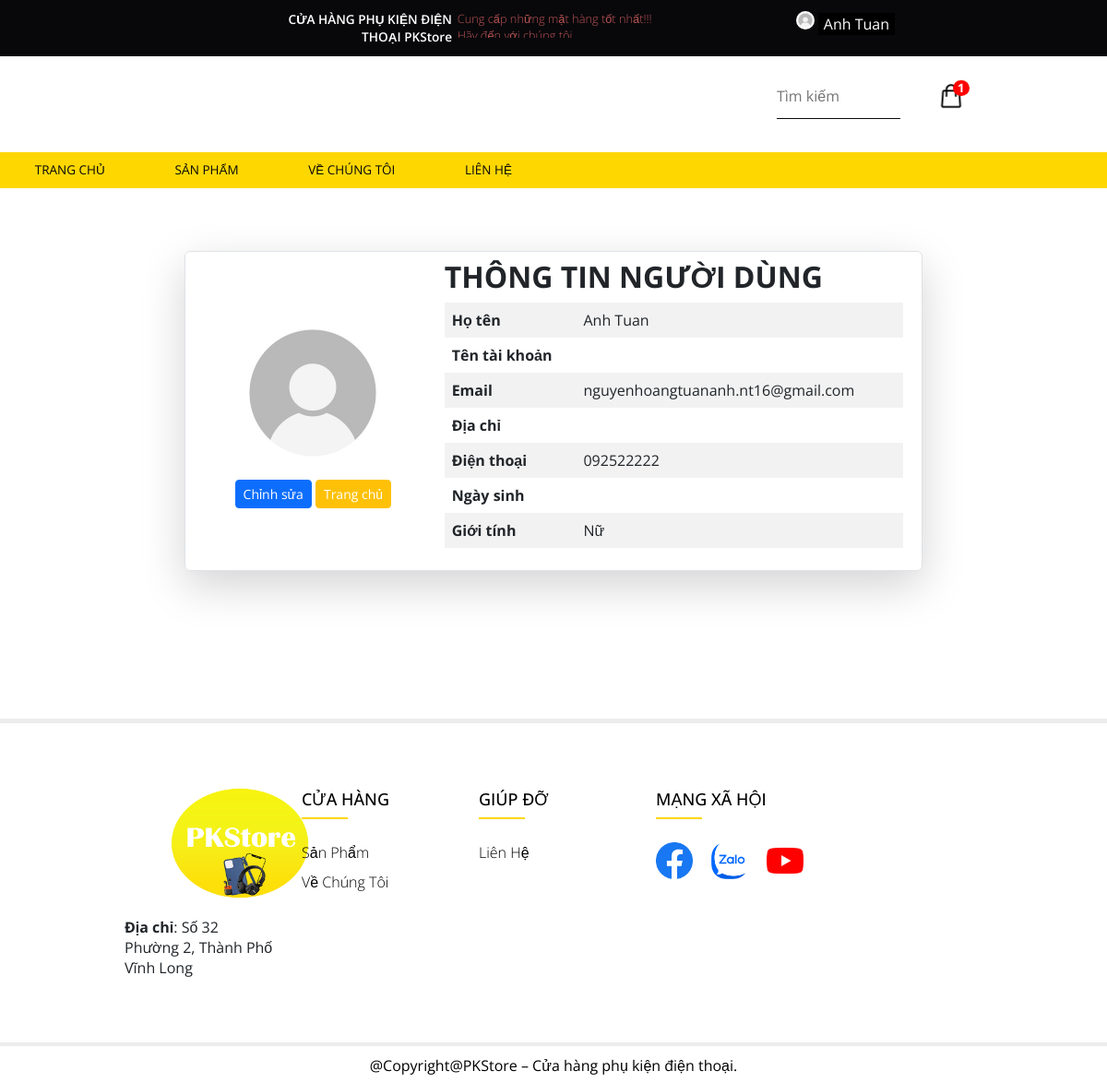
Page /KhachHang/web/profileKH.php (signed in) on the committed database.
### tables this page shows
CREATE TABLE `khachhang` (
  `MaKH` int(11) NOT NULL,
  `HoTen` varchar(50) NOT NULL,
  `TaiKhoan` varchar(50) DEFAULT NULL,
  `MatKhau` varchar(255) NOT NULL,
  `Email` varchar(100) DEFAULT NULL,
  `DiaChiKH` varchar(200) DEFAULT NULL,
  `DienThoaiKH` varchar(20) DEFAULT NULL,
  `NgaySinh` datetime DEFAULT NULL,
  `GioiTinh` bit(1) DEFAULT NULL,
  `AnhKH` varchar(100) DEFAULT NULL,
  `trangthai` tinyint(1) NOT NULL
);

### KhachHang/web/profileKH.php (the view, shortened to what this page needs)
<link rel="stylesheet" type="text/css" href="./css/bootstrap.min.css">
<link rel="stylesheet" type="text/css" href="./css/bootstrap-icons.css">
<?php
include("Layout_KhachHang_Header.php");
?>
<?php
$email = $_SESSION['MaKH'];
$query = "SELECT * FROM khachhang WHERE MaKH='$email'";
$result = mysqli_query($con, $query);
$row = mysqli_fetch_array($result);
if (mysqli_num_rows($result) <> 0) {
?>
    <div class="row col-lg-8 border rounded mx-auto mt-5 p-2 shadow-lg">
        <div class="col-md-4 text-center" style="display: block; justify-content: center; margin-top: auto; margin-bottom: auto;">
            <?php
            if (!($row['AnhKH'])) {
            ?>
                <img src="imgKH/user.jpg" class="img-fluid rounded" style="width: 180px;height:180px;object-fit: cover;">
            <?php
            } else {
                $anh = $row['AnhKH'];
                echo "<img src='imgKH/$anh'  class='img-fluid rounded' style='width: 180px;height:180px;object-fit: cover;'>";
            }
            ?>
            <div>
                <a href="profile_edit.php">
                    <button class="mx-auto m-1 btn-sm btn btn-primary">Chỉnh sửa</button>
                </a>
                <a href="index.php">
                    <button class="mx-auto m-1 btn-sm btn btn-warning text-white">Trang chủ</button>
                </a>
            </div>
        </div>
        <div class="col-md-8">
            <div class="h2" style="font-weight: bold;">THÔNG TIN NGƯỜI DÙNG</div>
            <table class="table table-striped">
                <tr>
                    <th style="font-weight: bold;"><i></i> Họ tên</th>
                    <td><?= ($row['HoTen']) ?></td>
                </tr>
                <tr>
                    <th style="font-weight: bold;"><i></i> Tên tài khoản</th>
                    <td><?= ($row['TaiKhoan']) ?></td>
                </tr>
                <tr>
                    <th style="font-weight: bold;"><i></i> Email</th>
                    <td><?= ($row['Email']) ?></td>
                </tr>
                <tr>
                    <th style="font-weight: bold;"><i></i> Địa chỉ</th>
                    <td><?= ($row['DiaChiKH']) ?></td>
                </tr>
                <tr>
                    <th style="font-weight: bold;"><i></i> Điện thoại</th>
                    <td><?= ($row['DienThoaiKH']) ?></td>
                </tr>
                <tr>
                    <th style="font-weight: bold;"><i></i> Ngày sinh</th>
                    <td><?= ($row['NgaySinh']) ?></td>
                </tr>
                <tr>
                    <th style="font-weight: bold;"><i></i> Giới tính</th>
                    <td><?php if ($row['GioiTinh'] == 1) echo "Nam";
                        if ($row['GioiTinh'] == 0) echo "Nữ"; ?></td>
                </tr>
            </table>
        </div>
    </div>
<?php
}
?>
<div>
    <br><br><br><br><br>
    <?php include("Layout_KhachHang_Footer.php"); ?>
</div>
</body>
</html>

### KhachHang/web/Layout_KhachHang_Header.php (shortened to what this page needs)
<!DOCTYPE HTML>
<html>
<head>
  <link href="css/style.css" rel='stylesheet' type='text/css' />
  <link href="css/megamenu.css" rel="stylesheet" type="text/css" media="all" />
  <link rel="stylesheet" href="css/slippry.css">
  <link rel="stylesheet" type="text/css" href="css/jquery-ui.css">
</head>
<body>
  <?php
  include("connection.php");
  ?>
  <div class="header">
    <div class="top-header" style="padding: 5px 0px;position: fixed;z-index:100000000;width:100%;">
      <div class="" style="width:80%; margin: 0px auto">
        <div class="top-header-center">
          <div class="top-header-center-alert-left">
            <h3>CỬA HÀNG PHỤ KIỆN ĐIỆN THOẠI PKStore</h3>
          </div>
          <div class="top-header-center-alert-right">
            <div class="vticker">
              <ul>
                <li>Cung cấp những mặt hàng tốt nhất!!! <label>Hãy đến với chúng tôi.</label></li>
              </ul>
            </div>
          </div>
        </div>
        <div class="top-header-right">
          <ul>
            <?php
            if (isset($_SESSION['MaKH'])) {
              $MaKH = $_SESSION["MaKH"];
              $qr = "select * from KhachHang where MaKH = '$MaKH'";
              $qr_run = mysqli_query($con, $qr);
              $r = mysqli_fetch_array($qr_run);
            ?>
              <li class="dropdown o">
                <img src="./imgKH/<?php echo $r["AnhKH"] ?>" alt="<?php echo $r["AnhKH"] ?>" srcset="" class="custom-image">
                <button class="nut_dropdown"><?php echo $r["HoTen"] ?></button>
              </li>
            <?php
            } else {
            ?>
              <li><a href="login.php" style="font-size: 13px;">Đăng nhập</a><span> </span></li>
              <li><a href="register.php" style="font-size: 13px;">Đăng ký</a></li>
            <?php
            }
            ?>
          </ul>
        </div>
      </div>
    </div>
    <div class="mid-header" style="padding-top: 40px;">
      <div class="" style="width:80%; margin: 0px auto">
        <div class="mid-grid-right" style="display: flex; gap: 40px;">
          <div style="margin-left: 50px;">
            <form>
              <input type="text" name="Ten" value="<?php if (isset($_GET['Ten'])) echo $_GET['Ten'];  ?>" placeholder="Tìm kiếm" />
            </form>
          </div>
          <div class="top-header-left">
            <ul>
              <?php
              if (isset($_SESSION['MaKH'])) {
                $MaKH = $_SESSION['MaKH'];
                $countQuery = "SELECT COUNT(id) FROM giohang WHERE MaKH = '$MaKH'";
                $qr_count = mysqli_query($con, $countQuery);
                if ($qr_count) {
                  $countRow = mysqli_fetch_row($qr_count);
                  if ($countRow[0] > 0) {
              ?>
                    <a class="" style="position: relative;" href="cart2.php">
                      <span id="clickme">
                        <img src="./images/shopping-bag.png" alt="" style="width: 30px; height: 30px;margin-top: 5px;">
                      </span>
                      <p class="badge"><?php echo ($countRow[0]) ?></p>
                    </a>
                  <?php
                  }
                  ?>
                <?php
                }
              }
              ?>
            </ul>
          </div>
        </div>
      </div>
    </div>
    <div class="header-bottom">
      <div style="margin-bottom:20px ;">
        <ul class="megamenu skyblue">
          <li class="grid"><a class="color2" href="index.php">TRANG CHỦ</a>
          <li class="grid"><a class="color2" href="LOAISANPHAM.php">SẢN PHẨM</a>
          <li class="grid"><a class="color2" href="VeChungToi.php">VỀ CHÚNG TÔI</a>
          <li class="grid"><a class="color2" href="contact.php">LIÊN HỆ</a>
        </ul>
      </div>
    </div>
  </div>
</body>
</html>

### KhachHang/web/css/style.css (style rules this page uses)
html, body, div, span, applet, object, iframe, h1, h2, h3, h4, h5, h6, p, blockquote, pre, a, abbr, acronym, address, big, cite, code, del, dfn, em, img, ins, kbd, q, s, samp, small, strike, strong, sub, sup, tt, var, b, u, i, dl, dt, dd, ol, nav ul, nav li, fieldset, form, label, legend, table, caption, tbody, tfoot, thead, tr, th, td, article, aside, canvas, details, embed, figure, figcaption, footer, header, hgroup, menu, nav, output, ruby, section, summary, time, mark, audio, video { margin: 0; padding: 0; border: 0; font-size: 100%; font: inherit; vertical-align: baseline; }
ol, ul { list-style: none; margin: 0px; padding: 0px; }
table { border-collapse: collapse; border-spacing: 0; }
a { text-decoration: none; }
img { max-width: 100%; }
body { font-family: "Open Sans", sans-serif; background: #fff; }
.top-header { background: #08080b; }
.top-header-left { float: left; width: 30%; padding: 0.25em 0 0 0; }
.top-header-center { float: left; width: 60%; margin-left: 15%; padding: 0.25em; padding: 0.4em; }
.top-header-right { float: right; padding: 0.25em 0; }
.badge { position: absolute; top: -15px; right: -5px; padding: 2px 5px; border-radius: 50%; background-color: red; color: white; font-size: 13px; }
.top-header-center-alert-left { float: left; width: 39%; text-align: right; }
.top-header-center-alert-right { float: right; width: 60%; }
.top-header-center-alert-left h3 { color: #fff; font-weight: 600; font-size: 0.85em; }
.vticker li { color: #f06b6b; font-size: 0.8em; font-weight: 100; }
.top-header-right ul li { display: inline-block; }
.mid-grid-right { float: right; padding: 2.5em 0 1em 0; }
.mid-grid-right { display: flex; width: 30%; }
.mid-grid-right input[type="text"] { border: 1px solid #08080b; border-right: none; border-left: none; border-top: none; font-family: "Open Sans", sans-serif; outline: none; padding: 0.8em 0; color: #a5a5a5; width: 100%; -moz-transition: width 0.5s ease-out; -webkit-transition: width 0.5s ease-out; transition: width 0.5s ease-out; }
ul.resp-tabs-list, p { margin: 0px; padding: 0px; }

### KhachHang/web/css/megamenu.css (style rules this page uses)
.megamenu { margin-bottom:0px;padding:0;width:100%;list-style:none;display:inline-block;position:relative;font-family: 'Open Sans', sans-serif;font-size:15px;background: #fed700; margin-top: 20px; }
.megamenu li { margin-bottom: 0px; display: inline; }
.megamenu>li>a { float: left; padding: 0.8em 2.8em; text-decoration: none; text-transform: capitalize; font-size: 0.9em; -webkit-transition: all 0.3s ease-in-out; -moz-transition: all 0.3s ease-in-out; -o-transition: all 0.3s ease-in-out; transition: all 0.3s ease-in-out; font-weight: 400; text-transform: uppercase; }
.skyblue li>a,.skyblue>li.showhide span { color: #08080B; }

### KhachHang/web/Layout_KhachHang_Header.php (style rules this page uses)
.nut_dropdown { background: black; color: white; font-size: 16px; border: none; }
.dropdown { position: absolute; display: inline-block; z-index: 100000; }
.o { top: 12px; position: absolute; right: 230px; }
.o img { width: 20px; height: 20px; border-radius: 50%; }

### KhachHang/web/Layout_KhachHang_Footer.php (style rules this page uses)
ul { list-style: none; }

### KhachHang/web/profileKH.php (style rules this page uses)
.nut_dropdown { background: black; color: white; font-size: 16px; border: none; }
.dropdown { position: absolute; display: inline-block; z-index: 100000; }
.o { top: 12px; position: absolute; right: 230px; }
.o img { width: 20px; height: 20px; border-radius: 50%; }

### rows in the picture
khachhang: AnhKH (placeholder picture), HoTen "Anh Tuan", Email "nguyenhoangtuananh.nt16@gmail.com", DienThoaiKH "092522222"

### other values in the picture
$countRow[0] "1"
